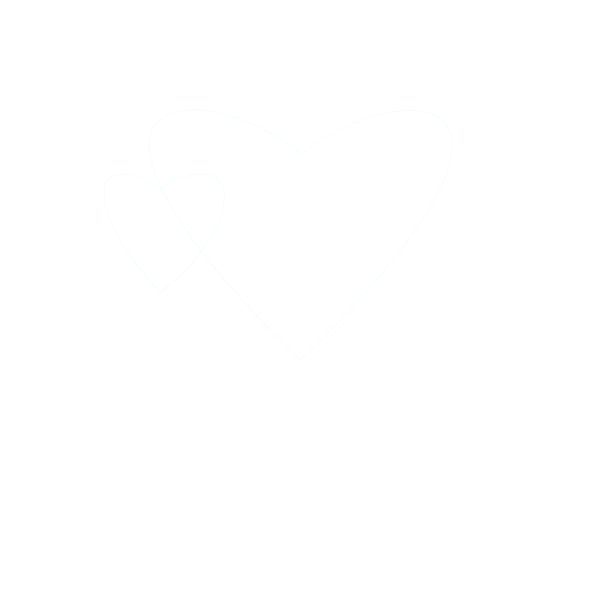
Frame 1 (no input)
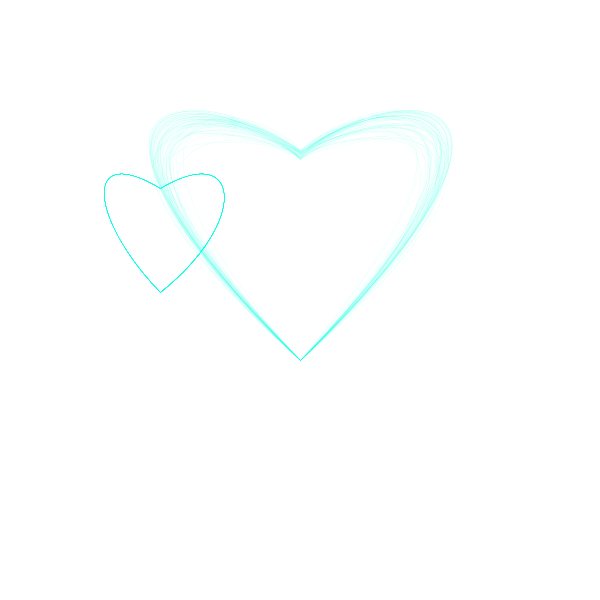
Frame 60 (the mouse pressed at the canvas centre just before this capture)
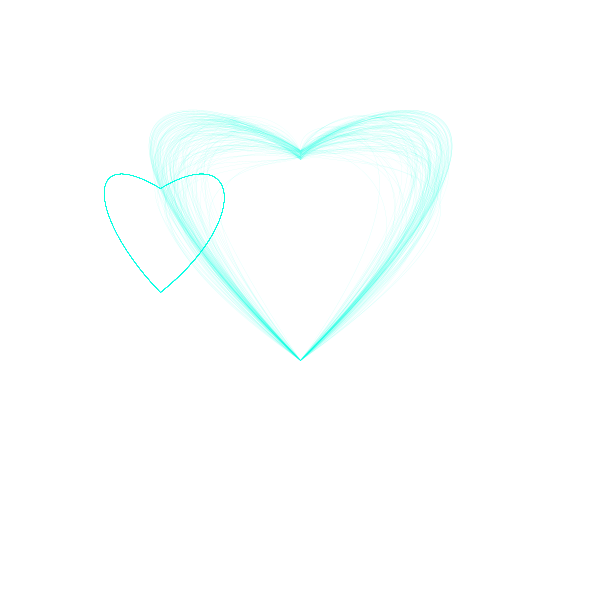
Frame 120 (the mouse held since frame 60 and released just before this capture)

The Processing sketch that drew these frames (run headless with seeded random() and noise(); from frame 60 on, the mouse is pressed at the canvas centre):

// Processing sketch: processing_142168
// ── processing_142168.pde

int colorHeart;

void setup() {
  background(255);
  size(600, 600);
 colorMode(HSB,100);
  noFill();
  colorHeart=(2442);
}
 
float r=0;
float disfusion=1;
 
void draw() {
 
  float w=600;
  float h=600;
 
  strokeWeight(random(0.1, 0.2));
  
  stroke(48, 100, 100, 30);
  
    //first heart

beginShape();
    fill(colorHeart);

    smooth();
    bezier(160,188,240,140,250,220,160,292);
    bezier(160,188,80,140,90,220,160,292);
  endShape();

 
  bezier(
  w/2, (h/4)+random(10),
  w/3+random(disfusion), h/8+random(disfusion),
  15+random(disfusion), 80+random(disfusion),
  w/2, (h/3)*1.8);
   

  bezier(
  w/2, (h/4)+random(10),
  ((w/3)*2)-random(disfusion), (h/8)+random(disfusion),
  (w-15)-random(disfusion), 80+random(disfusion),
  w/2, (h/3)*1.8);
   
  if (disfusion<width) {
 
    disfusion+=1;
  }else{
    noLoop();
  }
}
